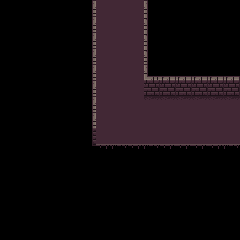

A level layout from a 2D game, rendered from its tile map. Below: a short description, then the map file with tile-grid data replaced by summaries:
An orthogonal 15x15 tile map with 16x16 px tiles, 2 tile layers (Capa de Patrones 1, Capa de patrones 2).

<map version="1.0" tiledversion="1.1.3" orientation="orthogonal" renderorder="right-down" width="15" height="15" tilewidth="16" tileheight="16" infinite="0" nextobjectid="1">
 <tileset firstgid="1" name="0x72_16x16DungeonTileset.v4" tilewidth="16" tileheight="16" tilecount="256" columns="16">
  <image source="0x72_16x16DungeonTileset.v4.png" width="256" height="256" />
 </tileset>
 <layer name="Capa de Patrones 1" width="15" height="15">
  <data>[225 cells, 45 non-empty, 2 distinct tile ids]</data>
 </layer>
 <layer name="Capa de patrones 2" width="15" height="15">
  <data>[225 cells, 35 non-empty, 10 distinct tile ids]</data>
 </layer>
</map>
